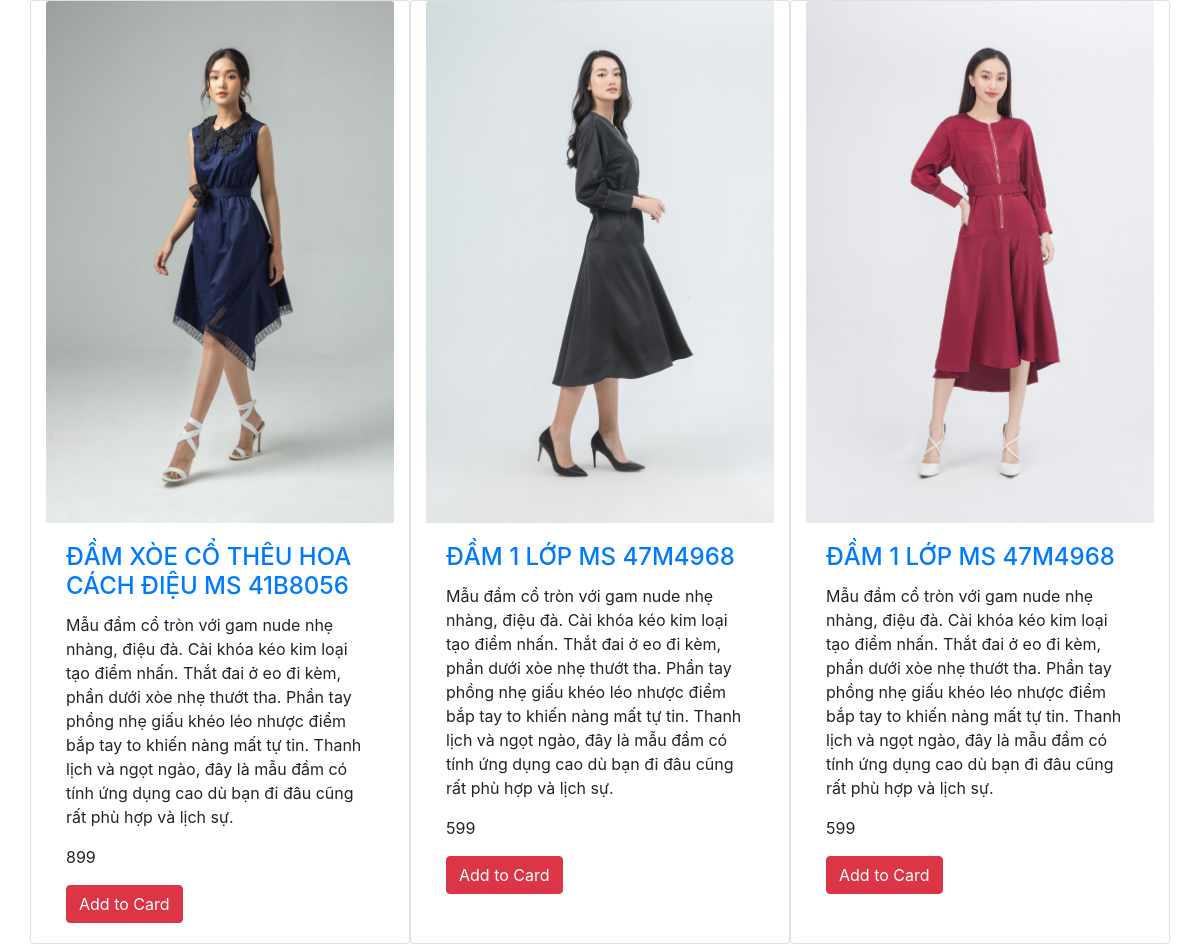
The page / on the database its author committed.
### home/models.py (models this page shows, shortened)
class products(models.Model):
	title = models.CharField(max_length = 255)
	description = models.TextField()
	image = models.FileField()
	price = models.IntegerField()

### home/views.py (the view)
# urls.py: path('', views.index),
def index(request):
	listpro = products.objects.all()
	return render(request, 'home/listproducts.html', {'listpro':listpro})

### home/templates/home/listproducts.html (shortened to what this page needs)
<!DOCTYPE html>
<html>
<head>
	<link rel="stylesheet" href="https://maxcdn.bootstrapcdn.com/bootstrap/4.5.0/css/bootstrap.min.css">
	<link rel="stylesheet" href="">
</head>
<body>
	<div class="container">
		<div class="row">
			{% for  item in listpro %}
				<div class="card col-md-4" style="width:400px">
				<img class="card-img-top" src="media/{{item.image}}" alt="Card image">
				  <div class="card-body">
				    <h4 class="card-title"><a href="{% url 'home:detail' item.id %}" title="">{{item.title}}</a></h4>
				    <p class="card-text">{{item.description}}</p>
				    <p class="card-text">{{item.price}}</p>
				    <button type="" class="btn btn-danger">Add to Card</button>
				  </div>
				</div>
			{% endfor %}
		</div>
	</div>
</body>
</html>

### rows shown on the page
products: image (picture), title "ĐẦM XÒE CỔ THÊU HOA CÁCH ĐIỆU MS 41B8056", description "Mẫu đầm cổ tròn với gam nude nhẹ nhàng, điệu đà. Cài khóa kéo kim loại tạo điểm nhấn. Thắt đai ở eo đi kèm, phần dưới xòe nhẹ thướt tha. Phần tay phồng nhẹ giấu khéo léo nhược điểm bắp tay to khiến nàng mất tự tin. Thanh lịch và ngọt ngào, đây là mẫu đầm có tính ứng dụng cao dù bạn đi đâu cũng rất phù hợp và lịch sự.", price "899"
products: image (picture), title "ĐẦM 1 LỚP MS 47M4968", description "Mẫu đầm cổ tròn với gam nude nhẹ nhàng, điệu đà. Cài khóa kéo kim loại tạo điểm nhấn. Thắt đai ở eo đi kèm, phần dưới xòe nhẹ thướt tha. Phần tay phồng nhẹ giấu khéo léo nhược điểm bắp tay to khiến nàng mất tự tin. Thanh lịch và ngọt ngào, đây là mẫu đầm có tính ứng dụng cao dù bạn đi đâu cũng rất phù hợp và lịch sự.", price "599"
products: image (picture), title "ĐẦM 1 LỚP MS 47M4968", description "Mẫu đầm cổ tròn với gam nude nhẹ nhàng, điệu đà. Cài khóa kéo kim loại tạo điểm nhấn. Thắt đai ở eo đi kèm, phần dưới xòe nhẹ thướt tha. Phần tay phồng nhẹ giấu khéo léo nhược điểm bắp tay to khiến nàng mất tự tin. Thanh lịch và ngọt ngào, đây là mẫu đầm có tính ứng dụng cao dù bạn đi đâu cũng rất phù hợp và lịch sự.", price "599"
